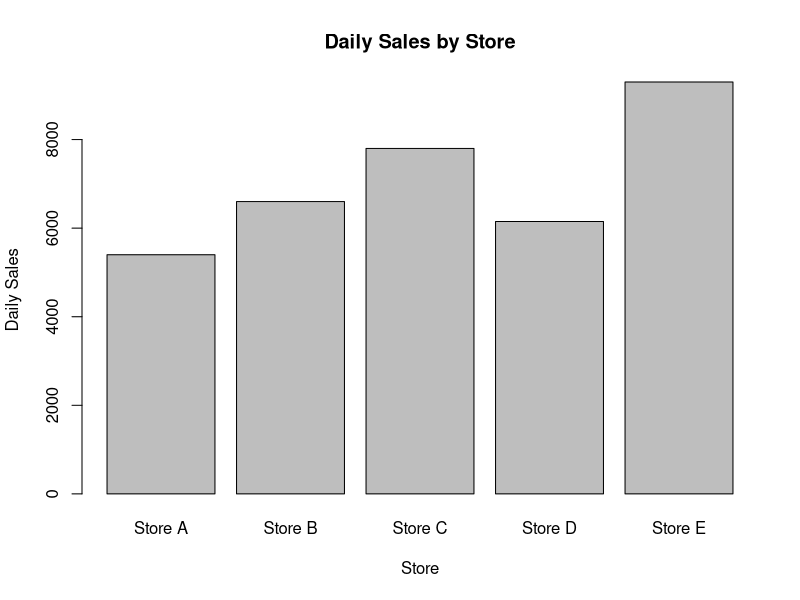
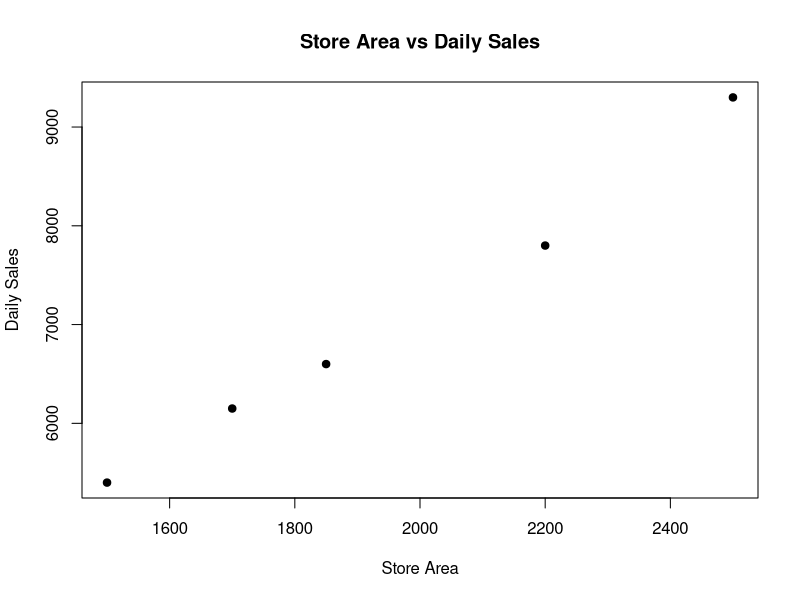

Write R code to recreate these figures, in order.
# Store Sales Analysis
# This script creates and analyzes a small synthetic store sales dataset.

# Create the synthetic dataset
store_data <- data.frame(
  Store = c("Store A", "Store B", "Store C", "Store D", "Store E"),
  Store_Area = c(1500, 1850, 2200, 1700, 2500),
  Items_Available = c(1200, 1500, 1800, 1350, 2100),
  Daily_Customer_Count = c(180, 220, 260, 205, 310),
  Daily_Sales = c(5400, 6600, 7800, 6150, 9300)
)

# View the dataset
print(store_data)

# Display the structure of the dataset
str(store_data)

# Display summary statistics
summary(store_data)

# Calculate total daily sales
total_sales <- sum(store_data$Daily_Sales)
print(paste("Total Daily Sales:", total_sales))

# Calculate average daily sales
average_sales <- mean(store_data$Daily_Sales)
print(paste("Average Daily Sales:", average_sales))

# Find the store with the highest daily sales
highest_sales_store <- store_data[which.max(store_data$Daily_Sales), ]
print("Store with the highest daily sales:")
print(highest_sales_store)

# Find the store with the highest customer count
highest_customer_store <- store_data[which.max(store_data$Daily_Customer_Count), ]
print("Store with the highest daily customer count:")
print(highest_customer_store)

# Calculate average sales per customer for each store
store_data$Sales_Per_Customer <- store_data$Daily_Sales / store_data$Daily_Customer_Count

print("Dataset with Sales Per Customer:")
print(store_data)

# Create a bar chart of daily sales by store
barplot(
  store_data$Daily_Sales,
  names.arg = store_data$Store,
  main = "Daily Sales by Store",
  xlab = "Store",
  ylab = "Daily Sales"
)

# Create a scatter plot showing store area and daily sales
plot(
  store_data$Store_Area,
  store_data$Daily_Sales,
  main = "Store Area vs Daily Sales",
  xlab = "Store Area",
  ylab = "Daily Sales",
  pch = 19
)

# Calculate correlation between store area and daily sales
area_sales_correlation <- cor(store_data$Store_Area, store_data$Daily_Sales)
print(paste("Correlation between Store Area and Daily Sales:", round(area_sales_correlation, 3)))

# Calculate correlation between customer count and daily sales
customer_sales_correlation <- cor(
  store_data$Daily_Customer_Count,
  store_data$Daily_Sales
)
print(paste(
  "Correlation between Daily Customer Count and Daily Sales:",
  round(customer_sales_correlation, 3)
))

# Simple conclusion
print("Analysis complete.")
